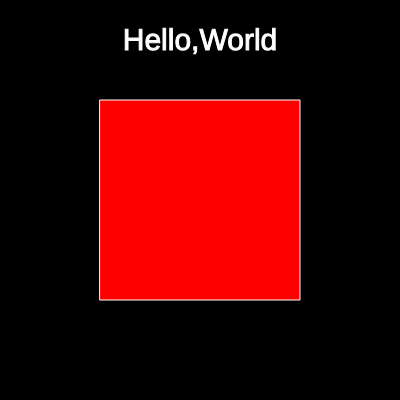
Frame 1 (no input)
Frame 60 (no input): identical to frame 1, image omitted
Frame 120 (the mouse pressed at the canvas centre since frame 60): identical to frame 1, image omitted

The p5.js sketch that drew this single still picture (run headless with seeded random() and noise() and a simulated clock; from frame 60 on, the mouse is pressed at the canvas centre):

// p5.js sketch
// ── sketch.js
 function setup() {
  createCanvas(400, 400);
  stroke(255);
  noFill();
}

function draw() {
  background(0);
  fill(255,0,0);
  rect(100,100,200,200);
  fill(255);
  textAlign(CENTER);
  textSize(30);
  text("Hello,World",200,50);
}
